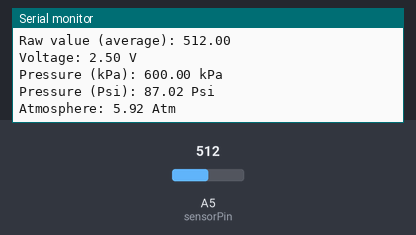
Bench run of a sketch on a simulated Arduino Uno, built with avr-gcc and run on an emulated ATmega328P. On the bench: the last lines printed to the serial monitor. The test bench sets the inputs (shaded band); at power-on: A5 (sensorPin) = 512.

Above: at 1.8 s.
1.9 s: A5 (sensorPin) set to 716
At 2.7 s:
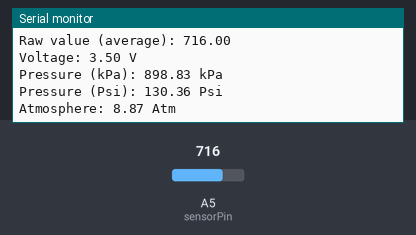
3.4 s: A5 (sensorPin) set to 900
At 5.1 s:
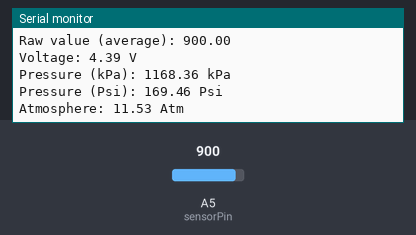
Timing chart, 0 to 6.6 s (numbered marks = the images above; inputs shaded):
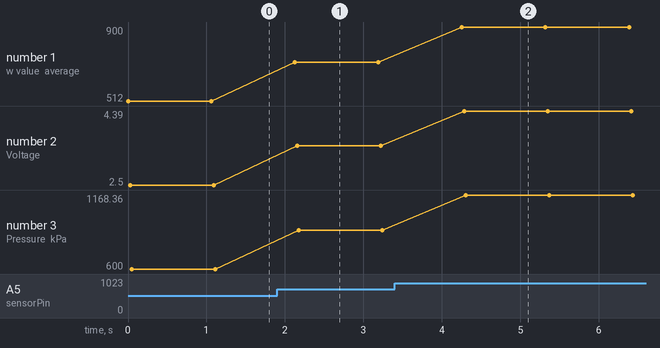

Measured:
- after the input at 1.9 s, the serial monitor: prints a new line after 0.23 s (image 1)
- after the input at 3.4 s, the serial monitor: prints a new line after 0.85 s (image 2)
- plotted number 1: 512 → 716 after the input at 1.9 s, 716 → 900 after the input at 3.4 s
- plotted number 2: 2.5 → 3.5 after the input at 1.9 s, 3.5 → 4.39 after the input at 3.4 s
- plotted number 3: 600 → 898.83 after the input at 1.9 s, 898.83 → 1168.36 after the input at 3.4 s

The sketch:

SlaveSensorRead.ino
```cpp
int sensorPin = A5;
int sensorRaw;
float sensorAverage;
int count;
float voltage;
float pressure_kPa;
float pressure_psi;

void setup(){
 Serial.begin(9600);
 count = 1;
}

void loop(){
  sensorAverage = 0;
  for(int i=0; i<count; i++){
    sensorRaw = analogRead(sensorPin);
    sensorAverage += sensorRaw;
  }
  sensorAverage /= (float) count;
  voltage = (float) sensorAverage * 5.0 / 1024.0;
  pressure_kPa = (voltage - 0.5) / 4.0 * 1200.0;
  //pressure_kPa = (voltage - 0.48) / 4.02 * 1200.0;
  if(pressure_kPa<0)pressure_kPa=0;
  pressure_psi = pressure_kPa * 0.14503773773020923;
  Serial.print("Raw value (average): ");
  Serial.print(sensorAverage);
  Serial.println();
  Serial.print("Voltage: ");
  Serial.print(voltage);
  Serial.println(" V");
  Serial.print("Pressure (kPa): ");
  Serial.print(pressure_kPa);
  Serial.println(" kPa");
  Serial.print("Pressure (Psi): ");
  Serial.print(pressure_psi);
  Serial.println(" Psi");

  Serial.print("Atmosphere: ");
  Serial.print(pressure_kPa*0.00986923);
  Serial.println(" Atm");
  Serial.println();
  delay(1000);
}
```
